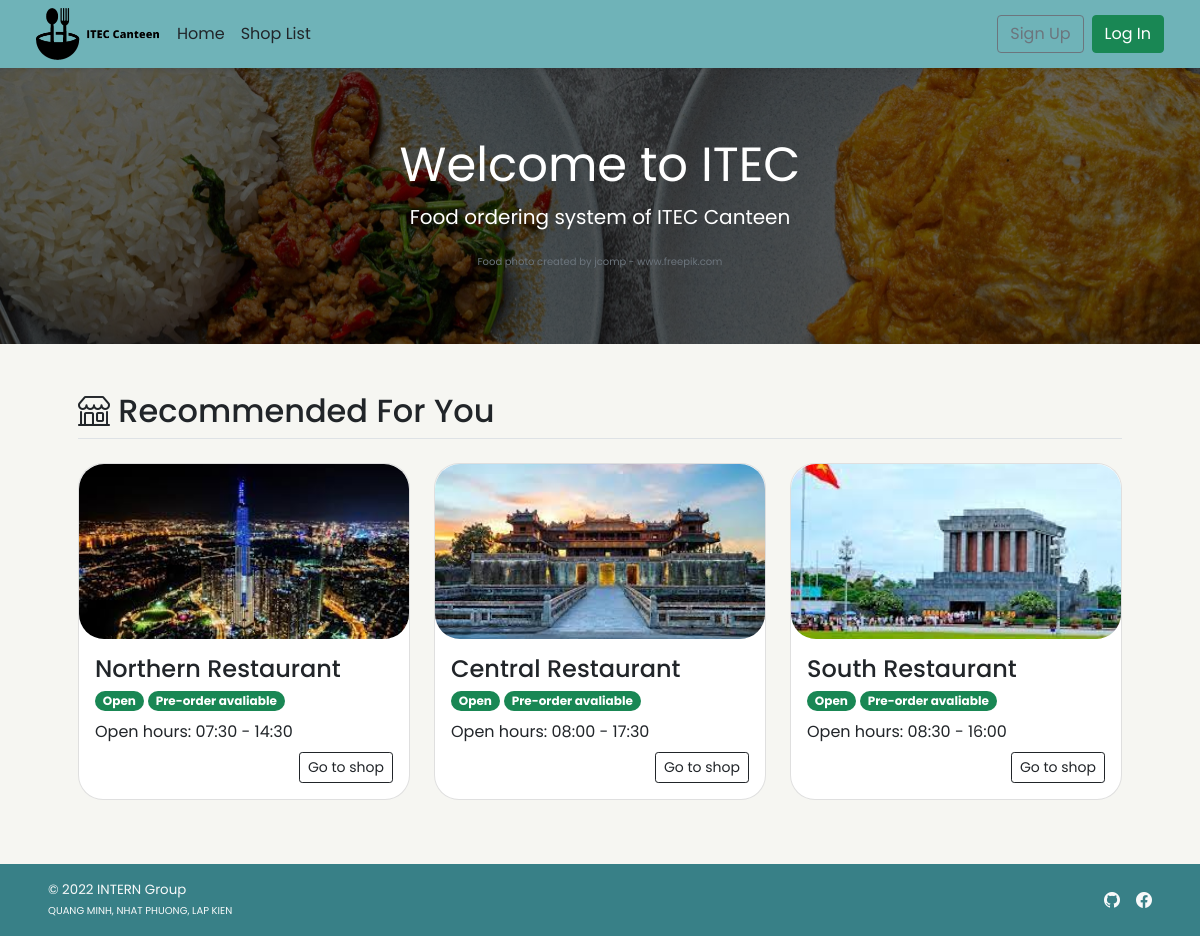
The app's page /, older data.
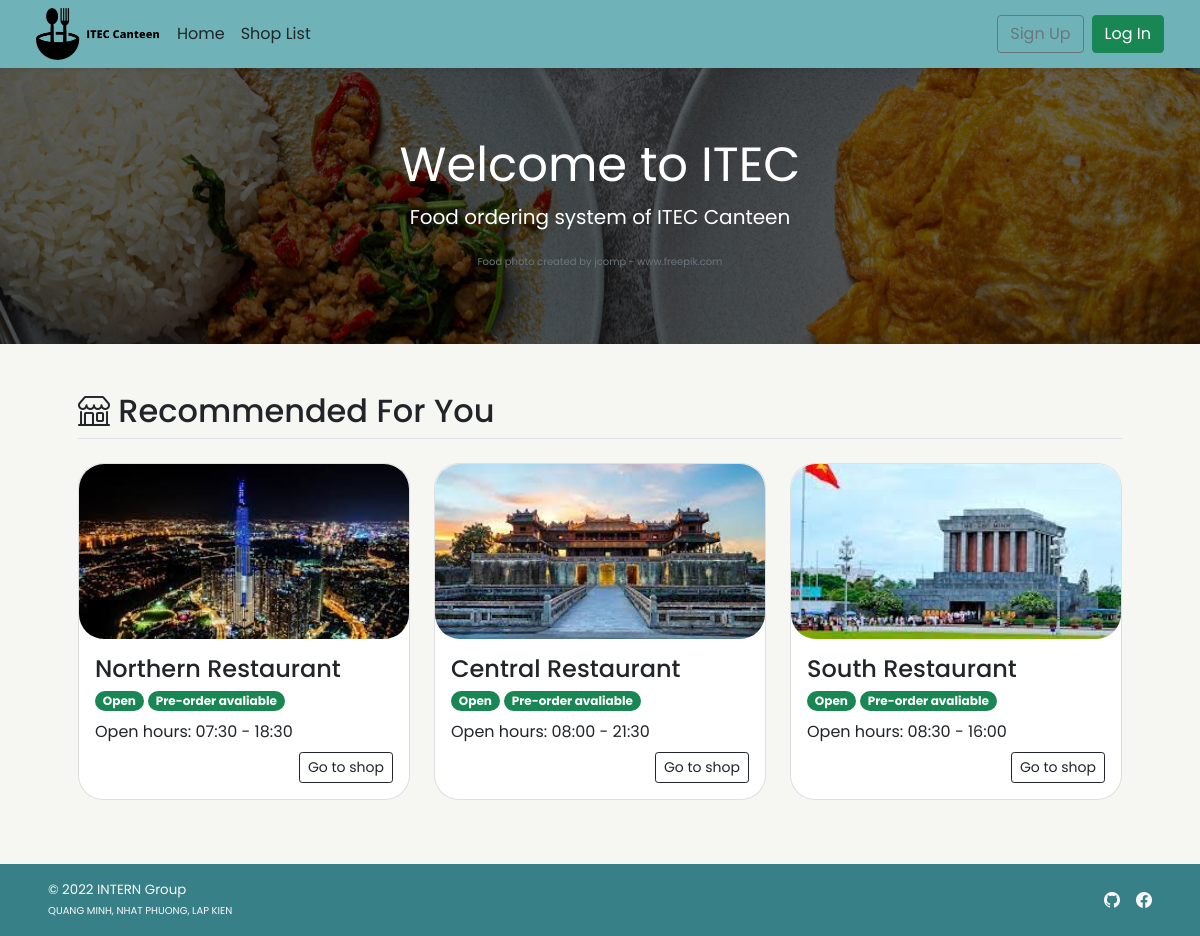
The same page, newer data.
### tables this page shows
CREATE TABLE `shop` (
  `s_id` int(11) NOT NULL,
  `s_username` varchar(45) NOT NULL,
  `s_pwd` varchar(45) NOT NULL,
  `s_name` varchar(100) NOT NULL,
  `s_location` varchar(100) NOT NULL,
  `s_openhour` time NOT NULL,
  `s_closehour` time NOT NULL,
  `s_status` tinyint(4) NOT NULL DEFAULT 1 COMMENT 'Shop ready for taking an order or not (True for open, False for close)',
  `s_preorderStatus` tinyint(4) NOT NULL DEFAULT 1 COMMENT 'Shop is ready for tomorrow pre-order or not',
  `s_email` varchar(100) NOT NULL,
  `s_phoneno` varchar(45) NOT NULL,
  `s_pic` text DEFAULT NULL
);

### index.php (the view, shortened to what this page needs)
<!DOCTYPE html>
<html lang="en">
<head>
    <?php session_start(); include("conn_db.php"); include('head.php');?>
    <link href="css/main.css" rel="stylesheet">
</head>
<body class="d-flex flex-column h-100">
    <?php include('nav_header.php')?>
    <div class="position-relative d-flex text-center text-white promo-banner-bg py-3">
        <div class="p-lg-2 mx-auto my-5">
            <h1 class="display-5 fw-normal">Welcome to ITEC</h1>
            <p class="lead fw-normal">Food ordering system of ITEC Canteen</p>
            <span class="xsmall-font text-muted">Food photo created by jcomp - www.freepik.com</span>
        </div>
    </div>
    <div class="container p-5" id="recommended-shop">
        <h2 class="border-bottom pb-2"><i class="bi bi-shop align-top"></i> Recommended For You</h2>
        <div class="row row-cols-1 row-cols-lg-3 align-items-stretch g-4 py-3">
            <?php
            $query = "SELECT s_id,s_name,s_openhour,s_closehour,s_status,s_preorderstatus,s_pic FROM shop
            WHERE (s_preorderstatus = 1) OR (s_preorderstatus = 0 AND (CURTIME() BETWEEN s_openhour AND s_closehour));";
            $result = $mysqli -> query($query);
            if($result -> num_rows > 0){
            while($row = $result -> fetch_array()){
        ?>
            <div class="col">
                <a href="<?php echo "shop_menu.php?s_id=".$row["s_id"]?>" class="text-decoration-none text-dark">
                    <div class="card rounded-25">
                        <img <?php
                            if(is_null($row["s_pic"])){echo "src='img/default.png'";}
                            else{echo "src=\"img/{$row['s_pic']}\"";}
                        ?> style="width:100%; height:175px; object-fit:cover;"
                            class="card-img-top rounded-25 img-fluid" alt="<?php echo $row["s_name"]?>">
                        <div class="card-body">
                            <h4 name="shop-name" class="card-title"><?php echo $row["s_name"]?></h4>
                            <p class="card-subtitle">
                                <?php
                                    $now = date('H:i:s');
                                    if((($now < $row["s_openhour"])||($now > $row["s_closehour"]))||($row["s_status"]==0)){
                                ?>
                                <span class="badge rounded-pill bg-danger">Closed</span>
                                <?php }else{ ?>
                                <span class="badge rounded-pill bg-success">Open</span>
                                <?php }
                                    if($row["s_preorderstatus"]==1){
                                ?>
                                <span class="badge rounded-pill bg-success">Pre-order avaliable</span>
                                <?php }else{ ?>
                                <span class="badge rounded-pill bg-danger">Pre-order Unavaliable</span>
                                <?php } ?>
                            </p>
                            <?php
                                $open = explode(":",$row["s_openhour"]);
                                $close = explode(":",$row["s_closehour"]);
                            ?>
                            <p class="card-text my-2">Open hours:
                                <?php echo $open[0].":".$open[1]." - ".$close[0].":".$close[1];?></p>
                            <div class="text-end">
                                <a href="<?php echo "shop_menu.php?s_id=".$row["s_id"]?>"
                                    class="btn btn-sm btn-outline-dark">Go to shop</a>
                            </div>
                        </div>
                    </div>
                </a>
            </div>
            <?php }
        }
        ?>
        </div>
    </div>
    <?php include 'footer.php';?>
</body>
</html>

### head.php (shortened to what this page needs)
<link href="https://cdn.jsdelivr.net/npm/bootstrap@5.1.2/dist/css/bootstrap.min.css" rel="stylesheet"
>
<link rel="stylesheet" href="https://cdn.jsdelivr.net/npm/bootstrap-icons@1.5.0/font/bootstrap-icons.css">

### nav_header.php (shortened to what this page needs)
<header class="navbar navbar-expand-md navbar-light fixed-top bg-light shadow-sm mb-auto">
    <div class="container-fluid mx-4">
        <a href="index.php">
            <img src="img/NAME___BLACK.png" width="125" class="me-2" alt="ITEC Logo">
        </a>
        <div class="navbar-collapse collapse" id="navbarCollapse">
            <ul class="navbar-nav me-auto mb-2 mb-md-0">
                <li class="nav-item">
                    <a class="nav-link px-2 text-dark" href="index.php">Home</a>
                </li>
                <li class="nav-item">
                    <a href="shop_list.php" class="nav-link px-2 text-dark">Shop List</a>
                </li>
            </ul>
            <div class="d-flex">
                <?php if(!isset($_SESSION['cid'])){ ?>
                <a class="btn btn-outline-secondary me-2" href="cust_regist.php">Sign Up</a>
                <a class="btn btn-success" href="cust_login.php">Log In</a>
                <?php } ?>
            </div>
        </div>
    </div>
</header>

### footer.php
<footer style="background-color: #388087 !important;"
        class="footer d-flex flex-wrap justify-content-between align-items-center px-5 py-3 mt-auto bg-secondary text-light" >
        <span class="smaller-font">&copy; 2022 INTERN Group<br /><span class="xsmall-font">QUANG MINH, NHAT PHUONG, LAP KIEN</span></span>
        <ul class="nav justify-content-end list-unstyled d-flex">
            <li class="ms-3"><a class="text-light" target="_blank" href="https://github.com/NhatPhuong02/PHP-Project">
                <i class="bi bi-github"></i></a></li>
            <li class="ms-3"><a class="text-light" target="_blank" href="https://github.com/NhatPhuong02/PHP-Project">
                <i class="bi bi-facebook"></i></a></li>
        </ul>
</footer>

### css/main.css (style rules this page uses)
html { height: 100%; }
body { height: 100%; padding-top: 4rem; margin-bottom: -50px; font-family: 'Poppins', 'Noto Sans Thai', sans-serif; background-color: #F6F6F2; }
a { cursor: pointer; }
.bg-light { background-color: #6FB3B8 !important; }
.bi { vertical-align: -.125em; fill: currentColor; }
.text-white { color: white; }
.smaller-font { font-size: smaller; }
.xsmall-font { font-size: x-small; }
.promo-banner-bg { background: #686868 url('../img/home-banner-2.jpg') center; background-position: top; background-size: auto; background-position-x: center; background-clip: padding-box; background-blend-mode: multiply; }
.rounded-25 { border-radius: 25px; }

### index.php (style rules this page uses)
html { height: 100%; }

Row changes from the older to the newer data that the page shows:
changed shop "Northern Restaurant": s_closehour "14" → "18"
changed shop "Central Restaurant": s_closehour "17" → "21"
